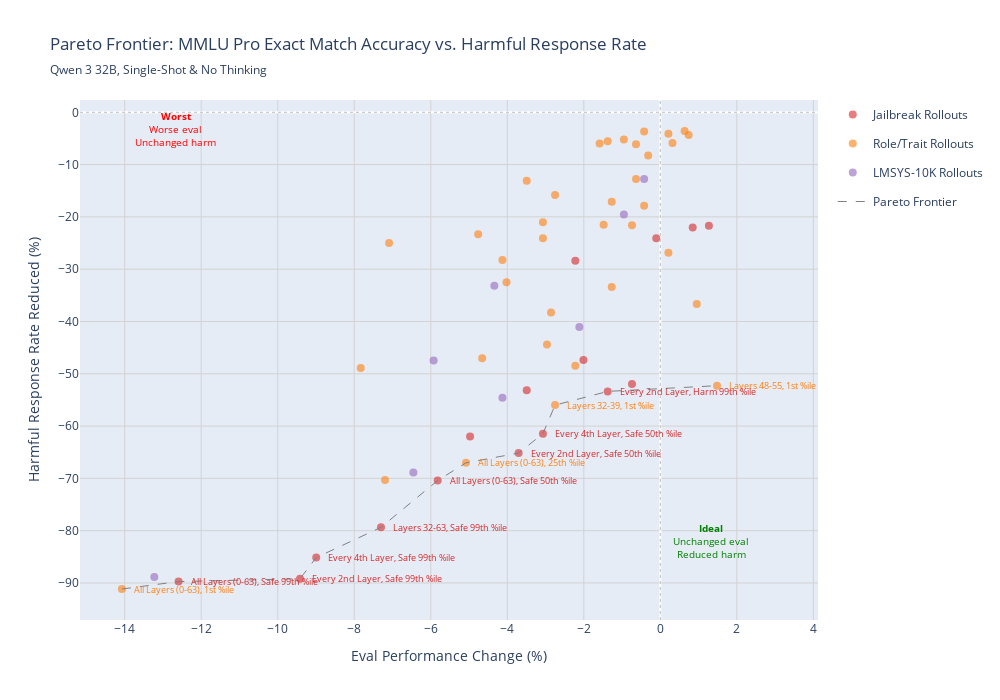

Write notebook code for a chart like this one.
### Code cell
# Plot MMLU Pro Pareto frontier
if len(df_mmlu_pareto) > 0:
    fig_mmlu = plot_pareto_frontier(
        df_mmlu_pareto,
        'mmlu_pro',
        EVAL_METRICS['mmlu_pro']['display_name'],
        subtitle=subtitle
    )
    fig_mmlu.show()
    fig_mmlu.write_html(f"{out_dir}/mmlu_pro.html")
else:
    print("No data available for MMLU Pro Pareto plot")

### Figure 1 — Plotly figure (JSON) as saved in the notebook; plotly's stock layout.template omitted (floating-point values rounded to 4 significant figures)
{"data": [{"customdata": [["Every 4th Layer, Safe 50th", "jailbreak", "<b>PARETO OPTIMAL</b>"], ["Every 4th Layer, Safe 99th", "jailbreak", "<b>PARETO OPTIMAL</b>"], ["Every 4th Layer, Harm 75th", "jailbreak", ""], ["Every 4th Layer, Harm 99th", "jailbreak", ""], ["Layers 32-63, Safe 50th", "jailbreak", ""], ["Layers 32-63, Safe 99th", "jailbreak", "<b>PARETO OPTIMAL</b>"], ["Layers 32-63, Harm 75th", "jailbreak", ""], ["Layers 32-63, Harm 99th", "jailbreak", ""], ["Every 2nd Layer, Safe 50th", "jailbreak", "<b>PARETO OPTIMAL</b>"], ["Every 2nd Layer, Safe 99th", "jailbreak", "<b>PARETO OPTIMAL</b>"], ["Every 2nd Layer, Harm 75th", "jailbreak", ""], ["Every 2nd Layer, Harm 99th", "jailbreak", "<b>PARETO OPTIMAL</b>"], ["All Layers (0-63), Safe 50th", "jailbreak", "<b>PARETO OPTIMAL</b>"], ["All Layers (0-63), Safe 99th", "jailbreak", "<b>PARETO OPTIMAL</b>"], ["All Layers (0-63), Harm 75th", "jailbreak", ""], ["All Layers (0-63), Harm 99th", "jailbreak", ""]], "hovertemplate": "<b>%{customdata[0]}</b><br>Config: %{customdata[1]}<br>Eval Change: %{x:.1f}%<br>Harm Change: %{y:.1f}%<br>%{customdata[2]}<extra></extra>", "legendgroup": "jailbreak", "marker": {"color": "#d62728", "opacity": 0.6, "size": 8}, "mode": "markers", "name": "Jailbreak Rollouts", "showlegend": true, "type": "scatter", "x": [-3.069, -8.995, 1.27, -0.7407, -4.974, -7.302, -0.1058, -2.011, -3.704, -9.418, 0.8466, -1.376, -5.82, -12.59, -2.222, -3.492], "y": [-61.45, -85.15, -21.7, -51.95, -62.0, -79.36, -24.11, -47.37, -65.17, -89.19, -22.03, -53.37, -70.41, -89.74, -28.36, -53.15]}, {"customdata": [["Layers 56-63, 75th", "role_trait", ""], ["Layers 56-63, 50th", "role_trait", ""], ["Layers 56-63, 25th", "role_trait", ""], ["Layers 56-63, 1st", "role_trait", ""], ["Layers 48-55, 75th", "role_trait", ""], ["Layers 48-55, 50th", "role_trait", ""], ["Layers 48-55, 25th", "role_trait", ""], ["Layers 48-55, 1st", "role_trait", "<b>PARETO OPTIMAL</b>"], ["Layers 32-39, 75th", "role_trait", ""], ["Layers 32-39, 50th", "role_trait", ""], ["Layers 32-39, 25th", "role_trait", ""], ["Layers 32-39, 1st", "role_trait", "<b>PARETO OPTIMAL</b>"], ["Layers 24-31, 75th", "role_trait", ""], ["Layers 24-31, 50th", "role_trait", ""], ["Layers 24-31, 25th", "role_trait", ""], ["Layers 24-31, 1st", "role_trait", ""], ["Layers 40-47, 75th", "role_trait", ""], ["Layers 40-47, 50th", "role_trait", ""], ["Layers 40-47, 25th", "role_trait", ""], ["Layers 40-47, 1st", "role_trait", ""], ["Layers 8-15, 75th", "role_trait", ""], ["Layers 8-15, 50th", "role_trait", ""], ["Layers 8-15, 25th", "role_trait", ""], ["Layers 8-15, 1st", "role_trait", ""], ["Layers 16-23, 75th", "role_trait", ""], ["Layers 16-23, 50th", "role_trait", ""], ["Layers 16-23, 25th", "role_trait", ""], ["Layers 16-23, 1st", "role_trait", ""], ["All Layers (0-63), 75th", "role_trait", ""], ["All Layers (0-63), 50th", "role_trait", ""], ["All Layers (0-63), 25th", "role_trait", "<b>PARETO OPTIMAL</b>"], ["All Layers (0-63), 1st", "role_trait", "<b>PARETO OPTIMAL</b>"], ["Layers 0-15, 75th", "role_trait", ""], ["Layers 0-15, 50th", "role_trait", ""], ["Layers 0-15, 25th", "role_trait", ""], ["Layers 0-15, 1st", "role_trait", ""]], "hovertemplate": "<b>%{customdata[0]}</b><br>Config: %{customdata[1]}<br>Eval Change: %{x:.1f}%<br>Harm Change: %{y:.1f}%<br>%{customdata[2]}<extra></extra>", "legendgroup": "role_trait", "marker": {"color": "#ff7f0e", "opacity": 0.6, "size": 8}, "mode": "markers", "name": "Role/Trait Rollouts", "showlegend": true, "type": "scatter", "x": [0.2116, -0.9524, 0.7407, -1.587, -0.6349, -3.069, -1.27, 1.481, -1.27, 0.2116, 0.9524, -2.751, -2.751, -3.069, -4.021, -2.963, -0.7407, -2.857, -2.222, -7.196, 0.6349, -1.376, -0.6349, -4.762, 0.3175, -0.4233, -4.127, -7.831, -1.481, -4.656, -5.079, -14.07, -0.4233, -0.3175, -3.492, -7.09], "y": [-4.122, -5.214, -4.341, -5.979, -6.088, -21.05, -33.39, -52.28, -17.12, -26.84, -36.66, -55.99, -15.81, -24.11, -32.51, -44.42, -21.59, -38.3, -48.46, -70.3, -3.576, -5.542, -12.75, -23.34, -5.87, -17.88, -28.26, -48.89, -21.49, -47.04, -67.02, -91.15, -3.686, -8.272, -13.08, -24.98]}, {"customdata": [["Layers 16-23, 75th", "lmsys_10000", ""], ["Layers 16-23, 50th", "lmsys_10000", ""], ["Layers 16-23, 25th", "lmsys_10000", ""], ["Layers 16-23, 1st", "lmsys_10000", ""], ["All Layers (0-63), 75th", "lmsys_10000", ""], ["All Layers (0-63), 50th", "lmsys_10000", ""], ["All Layers (0-63), 25th", "lmsys_10000", ""], ["All Layers (0-63), 1st", "lmsys_10000", ""]], "hovertemplate": "<b>%{customdata[0]}</b><br>Config: %{customdata[1]}<br>Eval Change: %{x:.1f}%<br>Harm Change: %{y:.1f}%<br>%{customdata[2]}<extra></extra>", "legendgroup": "lmsys_10000", "marker": {"color": "#9467bd", "opacity": 0.6, "size": 8}, "mode": "markers", "name": "LMSYS-10K Rollouts", "showlegend": true, "type": "scatter", "x": [-0.4233, -0.9524, -4.339, -5.926, -2.116, -4.127, -6.455, -13.23], "y": [-12.75, -19.52, -33.17, -47.47, -41.03, -54.57, -68.88, -88.86]}, {"hoverinfo": "skip", "line": {"color": "grey", "dash": "dash", "width": 1}, "mode": "lines", "name": "Pareto Frontier", "showlegend": true, "type": "scatter", "x": [-14.07, -12.59, -9.418, -8.995, -7.302, -5.82, -5.079, -3.704, -3.069, -2.751, -1.376, 1.481], "y": [-91.15, -89.74, -89.19, -85.15, -79.36, -70.41, -67.02, -65.17, -61.45, -55.99, -53.37, -52.28]}], "layout": {"annotations": [{"align": "left", "font": {"color": "#ff7f0e", "size": 9}, "showarrow": false, "text": "Layers 48-55, 1st %ile", "x": 1.481, "xanchor": "left", "xshift": 10, "y": -52.28, "yanchor": "middle"}, {"align": "left", "font": {"color": "#ff7f0e", "size": 9}, "showarrow": false, "text": "Layers 32-39, 1st %ile", "x": -2.751, "xanchor": "left", "xshift": 10, "y": -55.99, "yanchor": "middle"}, {"align": "left", "font": {"color": "#ff7f0e", "size": 9}, "showarrow": false, "text": "All Layers (0-63), 25th %ile", "x": -5.079, "xanchor": "left", "xshift": 10, "y": -67.02, "yanchor": "middle"}, {"align": "left", "font": {"color": "#ff7f0e", "size": 9}, "showarrow": false, "text": "All Layers (0-63), 1st %ile", "x": -14.07, "xanchor": "left", "xshift": 10, "y": -91.15, "yanchor": "middle"}, {"align": "left", "font": {"color": "#d62728", "size": 9}, "showarrow": false, "text": "Every 4th Layer, Safe 50th %ile", "x": -3.069, "xanchor": "left", "xshift": 10, "y": -61.45, "yanchor": "middle"}, {"align": "left", "font": {"color": "#d62728", "size": 9}, "showarrow": false, "text": "Every 4th Layer, Safe 99th %ile", "x": -8.995, "xanchor": "left", "xshift": 10, "y": -85.15, "yanchor": "middle"}, {"align": "left", "font": {"color": "#d62728", "size": 9}, "showarrow": false, "text": "Layers 32-63, Safe 99th %ile", "x": -7.302, "xanchor": "left", "xshift": 10, "y": -79.36, "yanchor": "middle"}, {"align": "left", "font": {"color": "#d62728", "size": 9}, "showarrow": false, "text": "Every 2nd Layer, Safe 50th %ile", "x": -3.704, "xanchor": "left", "xshift": 10, "y": -65.17, "yanchor": "middle"}, {"align": "left", "font": {"color": "#d62728", "size": 9}, "showarrow": false, "text": "Every 2nd Layer, Safe 99th %ile", "x": -9.418, "xanchor": "left", "xshift": 10, "y": -89.19, "yanchor": "middle"}, {"align": "left", "font": {"color": "#d62728", "size": 9}, "showarrow": false, "text": "Every 2nd Layer, Harm 99th %ile", "x": -1.376, "xanchor": "left", "xshift": 10, "y": -53.37, "yanchor": "middle"}, {"align": "left", "font": {"color": "#d62728", "size": 9}, "showarrow": false, "text": "All Layers (0-63), Safe 50th %ile", "x": -5.82, "xanchor": "left", "xshift": 10, "y": -70.41, "yanchor": "middle"}, {"align": "left", "font": {"color": "#d62728", "size": 9}, "showarrow": false, "text": "All Layers (0-63), Safe 99th %ile", "x": -12.59, "xanchor": "left", "xshift": 10, "y": -89.74, "yanchor": "middle"}, {"font": {"color": "green", "size": 10}, "showarrow": false, "text": "<b>Ideal</b><br>Unchanged eval<br>Reduced harm", "x": 1.333, "y": -82.04}, {"font": {"color": "red", "size": 10}, "showarrow": false, "text": "<b>Worst</b><br>Worse eval<br>Unchanged harm", "x": -12.67, "y": -3.219}], "height": 700, "hovermode": "closest", "legend": {"orientation": "v", "x": 1.02, "xanchor": "left", "y": 1, "yanchor": "top"}, "shapes": [{"line": {"color": "gray", "dash": "dot", "width": 1}, "opacity": 0.5, "type": "line", "x0": 0, "x1": 1, "xref": "x domain", "y0": 0, "y1": 0, "yref": "y"}, {"line": {"color": "gray", "dash": "dot", "width": 1}, "opacity": 0.5, "type": "line", "x0": 0, "x1": 0, "xref": "x", "y0": 0, "y1": 1, "yref": "y domain"}], "title": {"subtitle": {"text": "Qwen 3 32B, Single-Shot & No Thinking"}, "text": "Pareto Frontier: MMLU Pro Exact Match Accuracy vs. Harmful Response Rate"}, "width": 1000, "xaxis": {"gridcolor": "lightgray", "showgrid": true, "title": {"text": "Eval Performance Change (%)"}, "zeroline": true}, "yaxis": {"gridcolor": "lightgray", "showgrid": true, "title": {"text": "Harmful Response Rate Reduced (%)"}, "zeroline": true}}}
